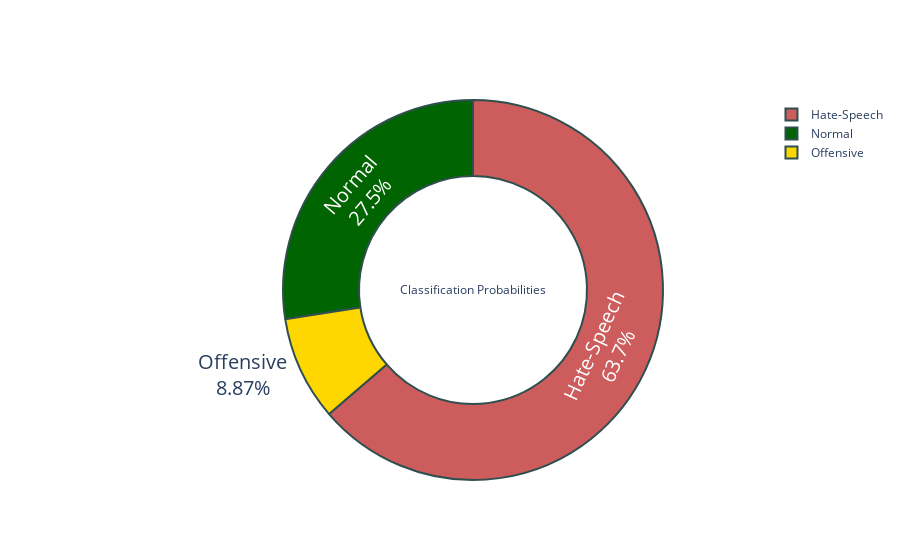

Here is the notebook cell this chart was saved with:
### Code cell
graphProbs(probs).show()

### Figure 1 — Plotly figure (JSON) as saved in the notebook; plotly's stock layout.template omitted (floating-point values rounded to 4 significant figures)
{"data": [{"hole": 0.6, "hoverinfo": "label+percent", "labels": ["Hate-Speech", "Normal", "Offensive"], "marker": {"colors": ["indianred", "darkgreen", "gold"], "line": {"color": "DarkSlateGrey", "width": 2}}, "textfont": {"size": 20}, "textinfo": "label+percent", "title": {"text": "Classification Probabilities"}, "type": "pie", "values": [0.6368, 0.2745, 0.08867]}], "layout": {}}
